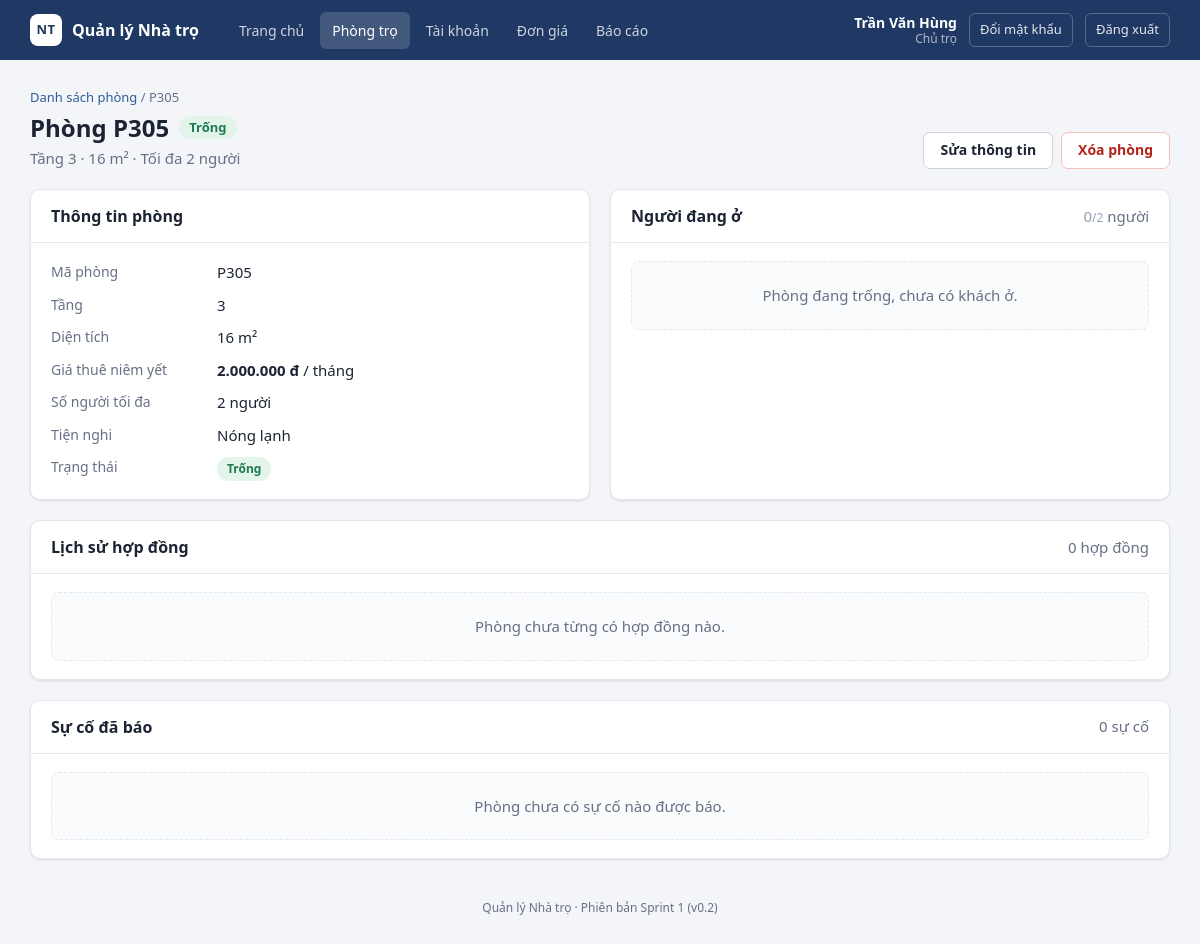
/phong_chi_tiet.php?id=21 (signed in), run on the app's committed database.
### tables this page shows
CREATE TABLE phong (
    id               INT AUTO_INCREMENT PRIMARY KEY,
    ma_phong         VARCHAR(20)  NOT NULL UNIQUE COMMENT 'PH001: mã phòng không được trùng',
    tang             INT          NOT NULL,
    dien_tich        DECIMAL(5,1) NOT NULL COMMENT 'Đơn vị m2',
    gia_thue         INT          NOT NULL COMMENT 'VNĐ/tháng, phải lớn hơn 0',
    so_nguoi_toi_da  INT          NOT NULL DEFAULT 2,
    tien_nghi        VARCHAR(255) NULL,
    trang_thai       ENUM('trong', 'dang_thue', 'dang_sua') NOT NULL DEFAULT 'trong' COMMENT 'PH001: phòng mới mặc định Trống',
    ngay_tao         DATETIME NOT NULL DEFAULT CURRENT_TIMESTAMP
);

### phong_chi_tiet.php (the view, shortened to what this page needs)
<?php
$id = isset($_GET['id']) ? (int)$_GET['id'] : 0;
$stmt = db()->prepare('SELECT * FROM phong WHERE id = ?');
$stmt->execute([$id]);
$phong = $stmt->fetch();
$stmt = db()->prepare('SELECT h.*, k.ho_ten, k.so_dien_thoai, k.cccd, k.que_quan
                       FROM hop_dong h JOIN khach_thue k ON k.id = h.khach_thue_id
                       WHERE h.phong_id = ?
                       ORDER BY h.ngay_bat_dau DESC');
$stmt->execute([$id]);
$ds_hop_dong = $stmt->fetchAll();
$hop_dong_hien_tai = null;
$ds_nguoi_o = [];
$stmt = db()->prepare('SELECT * FROM su_co WHERE phong_id = ? ORDER BY ngay_bao DESC');
$stmt->execute([$id]);
$ds_su_co = $stmt->fetchAll();
require __DIR__ . '/includes/header.php';
?>
<div class="page-head">
    <div>
        <p class="breadcrumb"><a href="phong.php">Danh sách phòng</a> / <?= e($phong['ma_phong']) ?></p>
        <h1>Phòng <?= e($phong['ma_phong']) ?> <?= nhan($phong['trang_thai'], TRANG_THAI_PHONG) ?></h1>
        <p class="muted">Tầng <?= (int)$phong['tang'] ?> &middot; <?= e(dien_tich($phong['dien_tich'])) ?>
            &middot; Tối đa <?= (int)$phong['so_nguoi_toi_da'] ?> người</p>
    </div>
    <?php if (is_chu_tro()): ?>
        <div class="head-actions">
            <a class="btn" href="phong_form.php?id=<?= (int)$phong['id'] ?>">Sửa thông tin</a>
            <form method="post" action="phong_xoa.php" class="inline"
                  data-confirm="Bạn có chắc muốn xóa phòng <?= e($phong['ma_phong']) ?>? Thao tác này không thể hoàn tác.">
                <button type="submit" class="btn btn-danger">Xóa phòng</button>
            </form>
        </div>
    <?php endif; ?>
</div>
<div class="grid-2 even">
    <div class="card">
        <div class="card-head"><h2>Thông tin phòng</h2></div>
        <div class="card-body">
            <dl class="info-list">
                <dt>Mã phòng</dt>          <dd><?= e($phong['ma_phong']) ?></dd>
                <dt>Tầng</dt>              <dd><?= (int)$phong['tang'] ?></dd>
                <dt>Diện tích</dt>         <dd><?= e(dien_tich($phong['dien_tich'])) ?></dd>
                <dt>Giá thuê niêm yết</dt> <dd><strong><?= e(tien($phong['gia_thue'])) ?></strong> / tháng</dd>
                <dt>Số người tối đa</dt>   <dd><?= (int)$phong['so_nguoi_toi_da'] ?> người</dd>
                <dt>Tiện nghi</dt>         <dd><?= $phong['tien_nghi'] ? e($phong['tien_nghi']) : '<span class="muted">Chưa cập nhật</span>' ?></dd>
                <dt>Trạng thái</dt>        <dd><?= nhan($phong['trang_thai'], TRANG_THAI_PHONG) ?></dd>
            </dl>
        </div>
    </div>
    <div class="card">
        <div class="card-head">
            <h2>Người đang ở</h2>
            <span class="muted"><?= so_nguoi(count($ds_nguoi_o), $phong['so_nguoi_toi_da']) ?> người</span>
        </div>
        <div class="card-body">
            <?php if ($hop_dong_hien_tai): ?>
                <?php
                $hd = $hop_dong_hien_tai;
                $con_lai = (int)floor((strtotime($hd['ngay_ket_thuc']) - strtotime(date('Y-m-d'))) / 86400);
                ?>
                <?php if ($ds_nguoi_o): ?>
                    <ul class="people">
                        <?php foreach ($ds_nguoi_o as $ng): ?>
                            <li class="tenant">
                                <span class="avatar"><?= e(chu_cai_dau($ng['ho_ten'])) ?></span>
                                <div>
                                    <strong><?= e($ng['ho_ten']) ?></strong>
                                    <?php if ((int)$ng['la_dai_dien'] === 1): ?>
                                        <span class="badge badge-dai_dien">Đại diện</span>
                                    <?php endif; ?>
                                    <div class="muted small">
                                        <?= e(sdt($ng['so_dien_thoai'])) ?> &middot; CCCD <?= e($ng['cccd']) ?> &middot; <?= e($ng['que_quan']) ?>
                                    </div>
                                </div>
                            </li>
                        <?php endforeach; ?>
                    </ul>
                <?php else: ?>
                    <div class="empty-box people-empty">Chưa ghi nhận người ở cho hợp đồng này.</div>
                <?php endif; ?>
                <dl class="info-list">
                    <dt>Hợp đồng</dt>          <dd><?= e($hd['ma_hop_dong']) ?> <span class="muted">(đứng tên: <?= e($hd['ho_ten']) ?>)</span></dd>
                    <dt>Thời hạn</dt>
                    <dd>
                        <?= e(ngay($hd['ngay_bat_dau'])) ?> – <?= e(ngay($hd['ngay_ket_thuc'])) ?>
                        <?php if ($con_lai <= 30): ?>
                            <br><span class="badge badge-dang_sua">Sắp hết hạn: còn <?= max(0, $con_lai) ?> ngày</span>
                        <?php else: ?>
                            <span class="muted">(còn <?= $con_lai ?> ngày)</span>
                        <?php endif; ?>
                    </dd>
                    <dt>Giá theo hợp đồng</dt> <dd><strong><?= e(tien($hd['gia_thue'])) ?></strong> / tháng</dd>
                    <dt>Tiền cọc</dt>          <dd><?= e(tien($hd['tien_coc'])) ?></dd>
                </dl>
                <?php if ((int)$hd['gia_thue'] !== (int)$phong['gia_thue']): ?>
                    <p class="note">Giá theo hợp đồng khác giá niêm yết hiện tại vì giá được chốt tại lúc ký hợp đồng.</p>
                <?php endif; ?>
            <?php else: ?>
                <div class="empty-box">
                    <?= $phong['trang_thai'] === 'dang_sua' ? 'Phòng đang sửa chữa, chưa cho thuê.' : 'Phòng đang trống, chưa có khách ở.' ?>
                </div>
            <?php endif; ?>
        </div>
    </div>
</div>
<div class="card section">
    <div class="card-head">
        <h2>Lịch sử hợp đồng</h2>
        <span class="muted"><?= count($ds_hop_dong) ?> hợp đồng</span>
    </div>
    <?php if ($ds_hop_dong): ?>
        <div class="table-wrap">
            <table class="table">
                <thead>
                    <tr>
                        <th>Mã hợp đồng</th>
                        <th>Khách thuê</th>
                        <th>Số điện thoại</th>
                        <th>Thời hạn</th>
                        <th class="num">Giá thuê</th>
                        <th class="num">Tiền cọc</th>
                        <th>Trạng thái</th>
                    </tr>
                </thead>
                <tbody>
                <?php foreach ($ds_hop_dong as $hd): ?>
                    <tr>
                        <td><?= e($hd['ma_hop_dong']) ?></td>
                        <td><?= e($hd['ho_ten']) ?></td>
                        <td><?= e(sdt($hd['so_dien_thoai'])) ?></td>
                        <td><?= e(ngay($hd['ngay_bat_dau'])) ?> – <?= e(ngay($hd['ngay_ket_thuc'])) ?></td>
                        <td class="num"><?= e(tien($hd['gia_thue'])) ?></td>
                        <td class="num"><?= e(tien($hd['tien_coc'])) ?></td>
                        <td><?= nhan($hd['trang_thai'], TRANG_THAI_HOP_DONG) ?></td>
                    </tr>
                <?php endforeach; ?>
                </tbody>
            </table>
        </div>
    <?php else: ?>
        <div class="card-body"><div class="empty-box">Phòng chưa từng có hợp đồng nào.</div></div>
    <?php endif; ?>
</div>
<div class="card section">
    <div class="card-head">
        <h2>Sự cố đã báo</h2>
        <span class="muted"><?= count($ds_su_co) ?> sự cố</span>
    </div>
    <?php if ($ds_su_co): ?>
        <div class="table-wrap">
            <table class="table">
                <thead>
                    <tr>
                        <th>Ngày báo</th>
                        <th>Loại</th>
                        <th>Mô tả</th>
                        <th>Trạng thái</th>
                    </tr>
                </thead>
                <tbody>
                <?php foreach ($ds_su_co as $sc): ?>
                    <tr>
                        <td class="nowrap"><?= e(ngay_gio($sc['ngay_bao'])) ?></td>
                        <td><?= e($sc['loai']) ?></td>
                        <td><?= e($sc['mo_ta']) ?></td>
                        <td><?= nhan($sc['trang_thai'], TRANG_THAI_SU_CO) ?></td>
                    </tr>
                <?php endforeach; ?>
                </tbody>
            </table>
        </div>
    <?php else: ?>
        <div class="card-body"><div class="empty-box">Phòng chưa có sự cố nào được báo.</div></div>
    <?php endif; ?>
</div>
<?php require __DIR__ . '/includes/footer.php'; ?>

### includes/functions.php (shortened to what this page needs)
<?php
function db()
{
    static $pdo = null;
    if ($pdo === null) {
        $dsn = 'mysql:host=' . DB_HOST . ';port=' . DB_PORT . ';dbname=' . DB_NAME . ';charset=utf8mb4';
        $pdo = new PDO($dsn, DB_USER, DB_PASS, [
            PDO::ATTR_ERRMODE            => PDO::ERRMODE_EXCEPTION,
            PDO::ATTR_DEFAULT_FETCH_MODE => PDO::FETCH_ASSOC,
        ]);
    }
    return $pdo;
}
function e($gia_tri)
{
    return htmlspecialchars((string)$gia_tri, ENT_QUOTES, 'UTF-8');
}
function current_user()
{
    return isset($_SESSION['user']) ? $_SESSION['user'] : null;
}
function is_chu_tro()
{
    $nguoi_dung = current_user();
    return $nguoi_dung !== null && $nguoi_dung['vai_tro'] === 'chu_tro';
}
    ?>
    <?php
function tien($so)
{
    return number_format((float)$so, 0, ',', '.') . ' đ';
}
function dien_tich($so)
{
    return rtrim(rtrim(number_format((float)$so, 1, ',', '.'), '0'), ',') . ' m²';
}
function nhan($ma, $danh_muc)
{
    $ten = isset($danh_muc[$ma]) ? $danh_muc[$ma] : $ma;
    return '<span class="badge badge-' . e($ma) . '">' . e($ten) . '</span>';
}
function so_nguoi($dang_o, $toi_da)
{
    $dang_o = (int)$dang_o;
    $toi_da = (int)$toi_da;
    $lop    = 'occ';
    $giai_thich = $dang_o . ' người đang ở, tối đa ' . $toi_da . ' người';
    if ($dang_o === 0) {
        $lop .= ' occ-empty';
    } elseif ($dang_o >= $toi_da) {
        $lop .= ' occ-full';
        $giai_thich .= ' (đã đủ người)';
    }
    return '<span class="' . $lop . '" title="' . e($giai_thich) . '">'
         . $dang_o . '<small>/' . $toi_da . '</small></span>';
}

### assets/style.css (style rules this page uses)
:root { --navy: #1F3864; --primary: #2E5C9A; --primary-dark: #244A7C; --primary-soft: #E8EEF8; --bg: #F3F5F9; --card: #FFFFFF; --text: #1C2433; --muted: #667085; --border: #E3E7EE; --input: #CDD3DD; --green: #1E7B4F; --green-soft: #E3F4EA; --blue: #2356A8; --blue-soft: #E4ECFA; --amber: #9A5B00; --amber-soft: #FFF1D6; --red: #B42318; --red-soft: #FDE8E7; --grey-soft: #EEF0F3; --radius: 10px; --shadow: 0 1px 2px rgba(16, 24, 40, .05), 0 1px 3px rgba(16, 24, 40, .06); }
* { box-sizing: border-box; }
html, body { margin: 0; }
body { font-family: "Segoe UI", Roboto, "Helvetica Neue", Arial, sans-serif; font-size: 15px; line-height: 1.5; color: var(--text); background: var(--bg); }
a { color: var(--primary); text-decoration: none; }
h1 { font-size: 24px; margin: 0 0 4px; line-height: 1.3; display: flex; align-items: center; gap: 10px; flex-wrap: wrap; }
h2 { font-size: 16px; margin: 0; }
p { margin: 0 0 12px; }
.muted { color: var(--muted); }
.page-head { display: flex; justify-content: space-between; align-items: flex-end; gap: 16px; margin-bottom: 20px; flex-wrap: wrap; }
.page-head p { margin: 0; }
.head-actions { display: flex; gap: 8px; flex-wrap: wrap; }
.breadcrumb { font-size: 13px; color: var(--muted); margin-bottom: 4px !important; }
.card { background: var(--card); border: 1px solid var(--border); border-radius: var(--radius); box-shadow: var(--shadow); }
.card-head { display: flex; justify-content: space-between; align-items: center; gap: 12px; padding: 14px 20px; border-bottom: 1px solid var(--border); }
.card-body { padding: 18px 20px; }
.section { margin-top: 20px; }
.grid-2 { display: grid; grid-template-columns: 2fr 1fr; gap: 20px; }
.grid-2.even { grid-template-columns: 1fr 1fr; }
.grid-2 > * { min-width: 0; }
.btn { display: inline-flex; align-items: center; justify-content: center; gap: 6px; padding: 9px 16px; border-radius: 7px; border: 1px solid var(--input); background: #fff; color: var(--text); font: inherit; font-size: 14px; font-weight: 600; line-height: 1.2; cursor: pointer; white-space: nowrap; }
.btn-danger { color: var(--red); border-color: #F1C0BC; }
form.inline { display: inline; }
.occ { font-weight: 700; font-variant-numeric: tabular-nums; white-space: nowrap; color: var(--text); cursor: default; }
.occ small { font-size: 12px; font-weight: 500; color: var(--muted); }
.occ-empty, .occ-empty small { color: #98A2B3; font-weight: 500; }
.badge { display: inline-block; padding: 3px 10px; border-radius: 999px; font-size: 12px; font-weight: 600; white-space: nowrap; background: var(--grey-soft); color: #475467; vertical-align: middle; }
h1 .badge { font-size: 13px; }
.badge-trong, .badge-hieu_luc, .badge-da_xong, .badge-hoat_dong { background: var(--green-soft); color: var(--green); }
.info-list { display: grid; grid-template-columns: 150px 1fr; gap: 10px 16px; margin: 0; }
.info-list dt { color: var(--muted); font-size: 14px; }
.info-list dd { margin: 0; }
.empty-box { padding: 22px; text-align: center; color: var(--muted); background: #FAFBFC; border: 1px dashed var(--border); border-radius: 8px; }

### data on the page
phong: ma_phong "P305", trang_thai "Trống Trống", tang "3", dien_tich "16 m²", so_nguoi_toi_da "2", gia_thue "2.000.000 đ", tien_nghi "Nóng lạnh"

### other printed values
APP_NAME "Quản lý Nhà trọ"
$nguoi_dung['ho_ten'] "Trần Văn Hùng"
VAI_TRO[$nguoi_dung['vai_tro']] "Chủ trọ"
$dang_o "0"
count($ds_hop_dong) "0"
count($ds_su_co) "0"
APP_VERSION "Sprint 1 (v0.2)"
